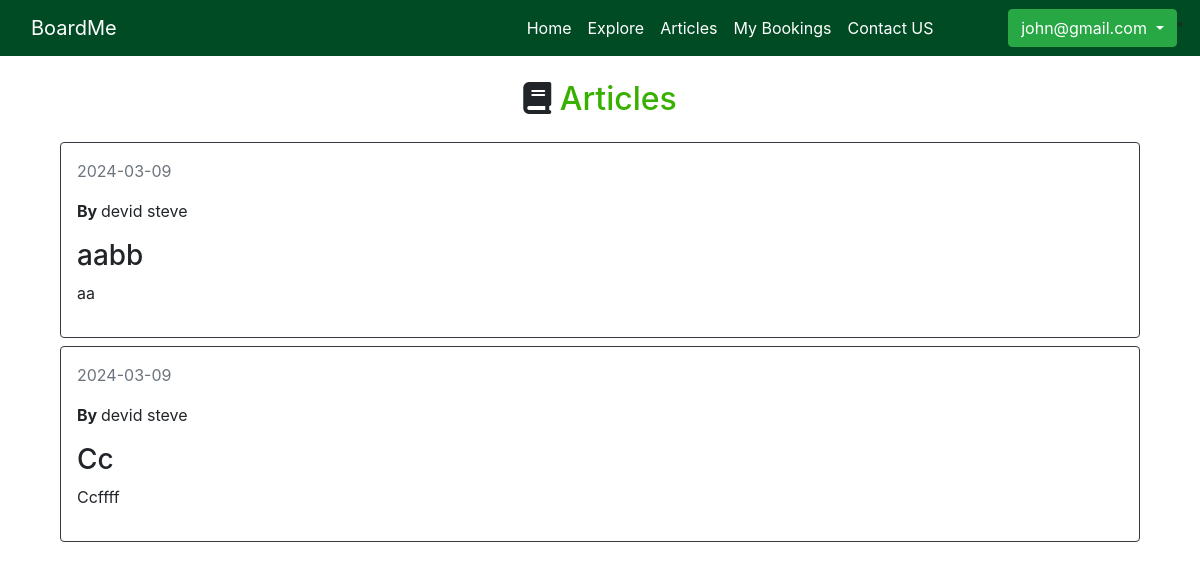
Screenshot of /pages/Student/Articles/articles.php (signed in) with the database file from the repository.
### tables this page shows
CREATE TABLE `articles` (
  `ArticleID` int(11) NOT NULL,
  `AuthorID` int(11) NOT NULL,
  `Title` varchar(255) NOT NULL,
  `Content` text NOT NULL,
  `Added` date NOT NULL DEFAULT current_timestamp()
);

CREATE TABLE `user` (
  `UserID` int(11) NOT NULL,
  `Name` varchar(255) NOT NULL,
  `Address` varchar(255) NOT NULL,
  `NIC` varchar(20) NOT NULL,
  `ContactNo` varchar(20) NOT NULL,
  `Email` varchar(255) NOT NULL,
  `Password` varchar(255) NOT NULL,
  `RoleID` int(11) NOT NULL,
  `Added` datetime NOT NULL DEFAULT current_timestamp()
);

### data/fetchArticles.php (called while the page is built, shortened)
<?php
include_once __DIR__ . '/../helpers/dbConn.php';
function fetchArticles()
{
    if (isset($_SESSION['loggedin']) && ($_SESSION['role'] == "Admin" || $_SESSION['role'] == "Student")) {
        global $mysqli;
        $query = "SELECT articles.ArticleID, articles.Title, articles.Content, articles.Added, user.Name FROM articles INNER JOIN user ON articles.AuthorID = user.UserID";
        $stmt = $mysqli->prepare($query);
        $stmt->execute();
        $result = $stmt->get_result();
        $articles = [];
        while ($article = $result->fetch_assoc()) {
            $articles[] = $article;
        }
        return $articles;
    } else {
        return null;
    }
}

### pages/Student/Articles/articles.php (the view, shortened to what this page needs)
<!DOCTYPE html>
<html lang="en">
<head>
    <link rel="stylesheet" href="./components/navbar.css">
    <link rel="stylesheet" href="https://cdn.jsdelivr.net/npm/bootstrap@4.0.0/dist/css/bootstrap.min.css">
    <link rel="stylesheet" href="https://cdnjs.cloudflare.com/ajax/libs/font-awesome/6.5.1/css/all.min.css">
</head>
<body>
    <?php include_once './components/navbar.php';?>
    <div class="container">
        <div class="col-12">
            <h2 class="text-center mt-4 mb-4"><i class="fa-solid fa-book"></i>  <span style="color: #38b000">Articles</span></h2>
            <?php
            include_once './data/fetchArticles.php';
            $articles = fetchArticles();
            foreach($articles as $article){
                echo'
                <div class="row-6 p-3 border border-dark rounded mt-2">
                <div class="d-flex justify-content-between">
                    <p class="text-secondary">'.$article['Added'].'</p>
                </div>
                <p><strong>By </strong>'.$article['Name'].'</p>
                <h3 class="text">'.$article['Title'].'</h3>
                <p>'.$article['Content'].'</p>
                <input type="hidden" id="id" name="id" value='.$article['ArticleID'].'>
            </div>
                ';
            }
            ?>
        </div>
   </div>
</body>
</html>

### rows the page displays
articles: Added "2024-03-09", AuthorID.Name "devid steve", Title "aabb", Content "aa"
articles: Added "2024-03-09", AuthorID.Name "devid steve", Title "Cc", Content "Ccffff"

### other values shown
$email "john@gmail.com"
